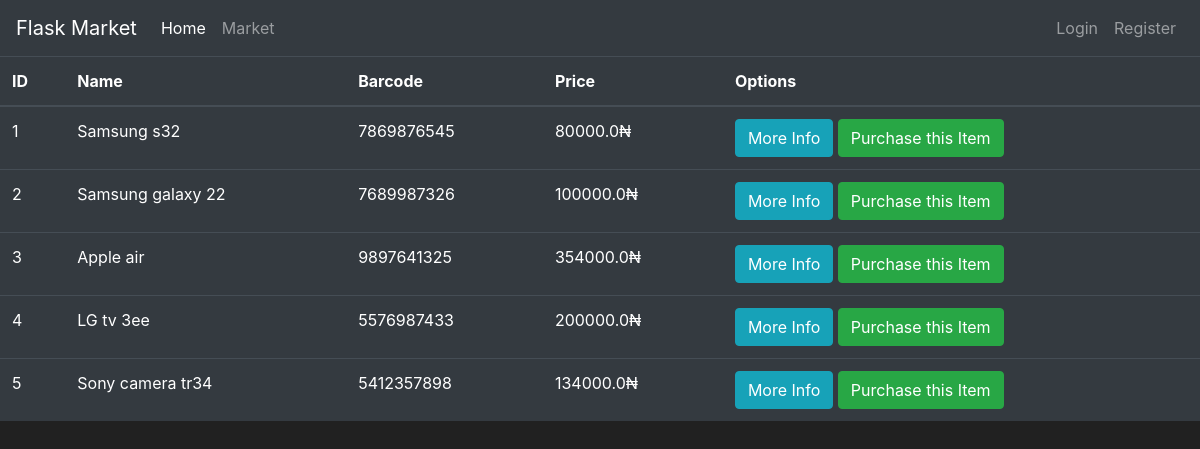
/market, run on the app's committed database.
### market/model.py (models this page shows, shortened)
class Item(db.Model):
    id = db.Column(db.Integer, primary_key=True)
    name = db.Column(db.String(100), nullable=False)
    barcode = db.Column(db.String(12), unique=True, nullable=False)
    price = db.Column(db.Float, nullable=False)
    description = db.Column(db.String(200), nullable=False)
    owner = db.Column(db.Integer(), db.ForeignKey('user.id'))

### market/routes.py (the view)
@app.route('/market')
def market_page():
    items = Item.query.all()
    return render_template('market.html', items=items)

### market/templates/market.html (shortened to what this page needs)
{% extends 'base.html' %}
{% block content %}
    <table class="table table-hover table-dark">
    <thead>
        <tr>
            <th scope="col">ID</th>
            <th scope="col">Name</th>
            <th scope="col">Barcode</th>
            <th scope="col">Price</th>
            <th scope="col">Options</th>
        </tr>
    </thead>
    <tbody>
        {% for Item in items %}
            <tr>
                <td>{{ Item.id }}</td>
                <td>{{ Item.name }}</td>
                <td>{{ Item.barcode }}</td>
                <td>{{ Item.price }}₦</td>
                <td>
                    <button class="btn btn-outline btn-info">More Info</button>
                    <button class="btn btn-outline btn-success">Purchase this Item</button>
                </td>
            </tr>
        {% endfor %}
    </tbody>
    </table>
{% endblock %}

### market/templates/base.html (shortened to what this page needs)
<!doctype html>
<html lang="en">
   <head>
      <link rel="stylesheet" href="https://cdn.jsdelivr.net/npm/bootstrap@4.5.3/dist/css/bootstrap.min.css">
   </head>
   <body>
    <nav class="navbar navbar-expand-md navbar-dark bg-dark">
      <a class="navbar-brand" href="#">Flask Market</a>
      <div class="collapse navbar-collapse" id="navbarNav">
        <ul class="navbar-nav mr-auto">
            <li class="nav-item active">
                <a class="nav-link" href="{{ url_for('home') }}">Home <span class="sr-only">(current)</span></a>
            </li>
            <li class="nav-item">
                <a class="nav-link" href="{{ url_for('market_page') }}">Market</a>
            </li>
        </ul>
        <ul class="navbar-nav">
            <li class="nav-item">
                <a class="nav-link" href="#">Login</a>
            </li>
            <li class="nav-item">
                <a class="nav-link" href="#">Register</a>
            </li>
        </ul>
      </div>
    </nav>
      {% block content %}
      {% endblock %}
   </body>
</html>

### market/templates/base.html (style rules this page uses)
body { background-color: #212121; color: white }

### data on the page
Item: id "1", name "Samsung s32", barcode "7869876545", price "80000.0"
Item: id "2", name "Samsung galaxy 22", barcode "7689987326", price "100000.0"
Item: id "3", name "Apple air", barcode "9897641325", price "354000.0"
Item: id "4", name "LG tv 3ee", barcode "5576987433", price "200000.0"
Item: id "5", name "Sony camera tr34", barcode "5412357898", price "134000.0"
